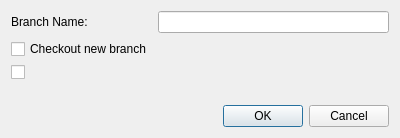
<?xml version="1.0" encoding="UTF-8"?>
<ui version="4.0">
 <class>Git::Internal::BranchAddDialog</class>
 <widget class="QDialog" name="Git::Internal::BranchAddDialog">
  <property name="geometry">
   <rect>
    <x>0</x>
    <y>0</y>
    <width>400</width>
    <height>138</height>
   </rect>
  </property>
  <property name="windowTitle">
   <string/>
  </property>
  <layout class="QGridLayout" name="gridLayout">
   <item row="0" column="0">
    <widget class="QLabel" name="branchNameLabel">
     <property name="text">
      <string>Branch Name:</string>
     </property>
    </widget>
   </item>
   <item row="0" column="1">
    <widget class="QLineEdit" name="branchNameEdit"/>
   </item>
   <item row="1" column="0">
    <widget class="QCheckBox" name="checkoutCheckBox">
     <property name="text">
      <string>Checkout new branch</string>
     </property>
    </widget>
   </item>
   <item row="2" column="0" colspan="2">
    <widget class="QCheckBox" name="trackingCheckBox"/>
   </item>
   <item row="4" column="0" colspan="2">
    <widget class="QDialogButtonBox" name="buttonBox">
     <property name="orientation">
      <enum>Qt::Horizontal</enum>
     </property>
     <property name="standardButtons">
      <set>QDialogButtonBox::Cancel|QDialogButtonBox::Ok</set>
     </property>
    </widget>
   </item>
   <item row="3" column="0" colspan="2">
    <spacer name="verticalSpacer">
     <property name="orientation">
      <enum>Qt::Vertical</enum>
     </property>
     <property name="sizeHint" stdset="0">
      <size>
       <width>20</width>
       <height>40</height>
      </size>
     </property>
    </spacer>
   </item>
  </layout>
 </widget>
 <resources/>
 <connections>
  <connection>
   <sender>buttonBox</sender>
   <signal>accepted()</signal>
   <receiver>Git::Internal::BranchAddDialog</receiver>
   <slot>accept()</slot>
   <hints>
    <hint type="sourcelabel">
     <x>248</x>
     <y>254</y>
    </hint>
    <hint type="destinationlabel">
     <x>157</x>
     <y>274</y>
    </hint>
   </hints>
  </connection>
  <connection>
   <sender>buttonBox</sender>
   <signal>rejected()</signal>
   <receiver>Git::Internal::BranchAddDialog</receiver>
   <slot>reject()</slot>
   <hints>
    <hint type="sourcelabel">
     <x>316</x>
     <y>260</y>
    </hint>
    <hint type="destinationlabel">
     <x>286</x>
     <y>274</y>
    </hint>
   </hints>
  </connection>
 </connections>
</ui>
